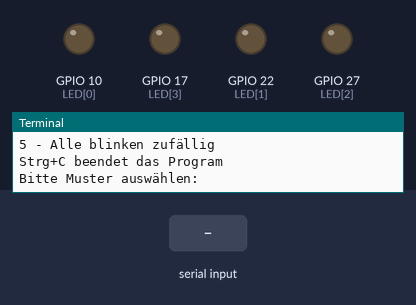
The program below on a simulated Raspberry Pi (BCM pin numbers). Parts: output pins drawn as LEDs (lit = HIGH), the last lines printed to the terminal. Dashed ring = blinking. The test bench sets the inputs (shaded band). Random numbers come from a fixed seed.

Above: at 1.2 s.
1.3 s: "1" typed at the terminal
At 1.4 s:
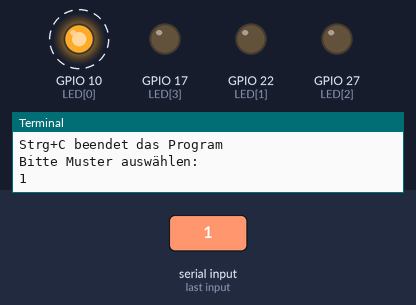
At 1.8 s:
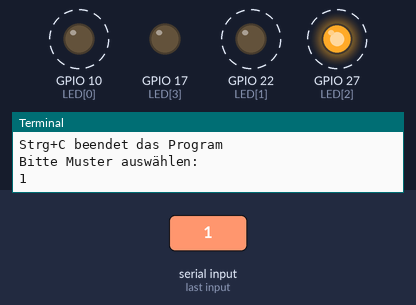
4.3 s: "3" typed at the terminal
At 6.3 s:
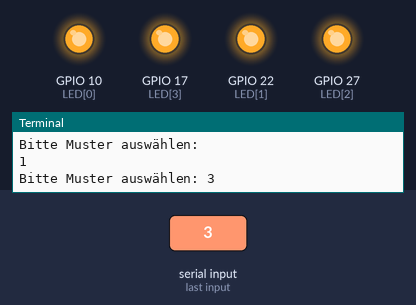
Timing chart, 0 to 13.3 s (numbered marks = the images above; inputs shaded):
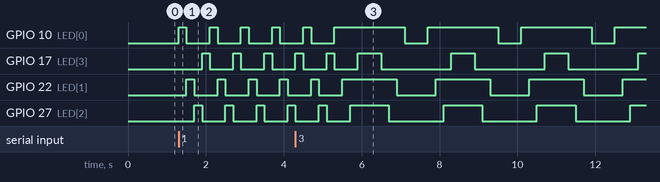

The program:

ledmuster.py
```python
# -*- coding: utf-8 -*-
import RPi.GPIO as GPIO
import time
import random

GPIO.setmode(GPIO.BCM)

LED=[10,22,27,17]

for i in LED:
    GPIO.setup(i, GPIO.OUT, initial=0)

z=len(LED)
w=5
t=0.2

print("Lichteffekte zur Auswahl")
print("1 - Lauflicht zyklisch")
print("2 - Lauflicht hin und zurück")
print("3 - Auf und asteigend")
print("4 - Alle blinken gleichzeitig")
print("5 - Alle blinken zufällig")
print("Strg+C beendet das Program")

try:
    while True:
        e=raw_input("Bitte Muster auswählen: ")
        if e == "1":
            for i in range(w):
                for j in range(z):
                    GPIO.output(LED[j], True)
                    time.sleep(t)
                    GPIO.output(LED[j], False)
        elif e == "2":
            for i in range(w):
                for j in range(z):
                    GPIO.output(LED[j], True)
                    time.sleep(t)
                    GPIO.output(LED[j], False)
                for j in range(z-1, -1, -1):
                    GPIO.output(LED[j], True)
                    time.sleep(t)
                    GPIO.output(LED[j], False)
        elif e == "3":
            for i in range(w):
                for j in range(z):
                    GPIO.output(LED[j], True)
                    time.sleep(t)
                time.sleep(2*t)
                for j in range(z-1, -1, -1):
                    GPIO.output(LED[j], False)
                    time.sleep(t)
                time.sleep(2*t)
        elif e == "4":
            for i in range(w):
                for j in range(z):
                    GPIO.output(LED[j], True)
                time.sleep(2*t)
                for j in range(z):
                    GPIO.output(LED[j], False)
                time.sleep(t)
        elif e == "5":
            for i in range(w*z):
                j = random.randint(0, z-1)
                GPIO.output(LED[j], True)
                time.sleep(t)
                GPIO.output(LED[j], False)
        else:
            print("Ungültige Eingabe. Wählen Sie bitte eine Nummer 1 bis 5")

except KeyboardInterrupt:
    GPIO.cleanup()
```

Measured:
- after the input at 1.3 s, GPIO 10 (LED[0]): alternates HIGH for 0.20 s and LOW for 0.60 s, starting at once; GPIO 17 (LED[3]): alternates HIGH for 0.20 s and LOW for 0.60 s, starting after 0.60 s
